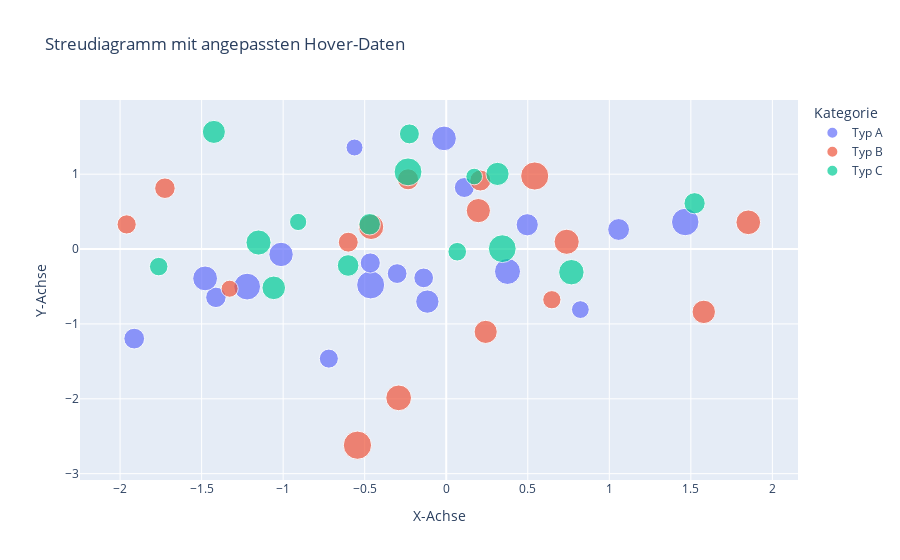

Notebook source saved alongside this figure:
### Markdown cell above
## Interaktive Funktionen in Plotly

Eine der größten Stärken von Plotly ist die integrierte Interaktivität. Anders als bei statischen Visualisierungsbibliotheken bietet Plotly von Haus aus zahlreiche interaktive Funktionen, die es Benutzern ermöglichen, mit Daten zu interagieren, sie zu erforschen und tiefer einzutauchen. In diesem Kapitel konzentrieren wir uns auf drei Hauptaspekte der Interaktivität:

1. **Hover-Daten**: Anzeige zusätzlicher Informationen beim Überfahren von Datenpunkten mit der Maus
2. **Filtern und Auswählen**: Dynamisches Ein- und Ausblenden von Daten basierend auf Benutzerinteraktionen
3. **Zoomen und Schwenken**: Navigation innerhalb der Visualisierung für detailliertere Betrachtungen

Diese interaktiven Funktionen machen Plotly besonders wertvoll für explorative Datenanalyse, Dashboards und interaktive Berichte.

## 1 Hover-Daten

### Was sind Hover-Daten?

Hover-Daten sind Informationen, die angezeigt werden, wenn Benutzer mit der Maus über einen Datenpunkt fahren. Diese Funktion ermöglicht es, zusätzliche Kontext- oder Detailinformationen anzuzeigen, ohne dass die Visualisierung überladen wirkt.

### Wie funktioniert die Anpassung von Hover-Daten in Plotly?

Plotly zeigt standardmäßig die x- und y-Werte beim Hovern an. Du kannst jedoch steuern, welche zusätzlichen Informationen angezeigt werden und wie diese formatiert sind. In Plotly Express kannst du dies mit folgenden Parametern tun:

- `hover_name`: Spalte für den Haupttitel im Hover-Tooltip
- `hover_data`: Liste von Spalten oder Dict, die im Hover-Tooltip angezeigt werden sollen
- `custom_data`: Zusätzliche Daten für benutzerdefinierte Hover-Templates
- `labels`: Dictionary zur Umbenennung von Spalten in der Hover-Anzeige
- `hover_template`: Vollständig benutzerdefiniertes Template für den Hover-Tooltip

Bei Verwendung von Graph Objects kannst du das Hover-Verhalten über die `hoverinfo` und `hovertemplate` Attribute steuern.

### Beispiel 1: Grundlegende Hover-Anpassung

### Code cell
import plotly.express as px
import pandas as pd
import numpy as np

# Daten erstellen
np.random.seed(42)
n = 50
x = np.random.normal(0, 1, n)
y = np.random.normal(0, 1, n)
größe = np.random.uniform(10, 30, n)
kategorien = np.random.choice(['Typ A', 'Typ B', 'Typ C'], n)
ids = [f'ID-{i:03d}' for i in range(n)]

df = pd.DataFrame({
    'x': x, 
    'y': y, 
    'Größe': größe,
    'Kategorie': kategorien,
    'ID': ids,
    'Wert': np.random.uniform(0, 100, n)
})

# Streudiagramm mit angepassten Hover-Daten
fig = px.scatter(
    df,
    x='x',
    y='y',
    size='Größe',
    color='Kategorie',
    hover_name='ID',  # Haupttitel im Hover-Tooltip
    hover_data=['Wert', 'Größe'],  # Zusätzliche Spalten für Hover
    title='Streudiagramm mit angepassten Hover-Daten',
    labels={'x': 'X-Achse', 'y': 'Y-Achse', 'Wert': 'Messwert (%)', 'Größe': 'Punktgröße'}
)

fig.show()

### Figure 1 — Plotly figure (JSON) as saved in the notebook; plotly's stock layout.template omitted (floating-point values rounded to 4 significant figures)
{"data": [{"customdata": [[65.76, 18.35], [56.83, 14.44], [79.48, 29.25], [50.26, 15.04], [49.25, 16.02], [72.25, 10.74], [28.08, 22.19], [17.71, 15.57], [94.05, 28.17], [92.83, 14.84], [96.67, 25.23], [85.11, 22.67], [16.95, 11.81], [55.68, 26.71], [14.01, 20.24], [51.83, 14.53], [87.74, 22.9], [74.08, 13.49], [70.25, 17.73]], "hovertemplate": "<b>%{hovertext}</b><br><br>Kategorie=Typ A<br>X-Achse=%{x}<br>Y-Achse=%{y}<br>Punktgröße=%{customdata[1]}<br>Messwert (%)=%{customdata[0]}<extra></extra>", "hovertext": ["ID-000", "ID-001", "ID-010", "ID-011", "ID-013", "ID-015", "ID-016", "ID-019", "ID-020", "ID-025", "ID-027", "ID-032", "ID-034", "ID-035", "ID-042", "ID-043", "ID-044", "ID-045", "ID-047"], "legendgroup": "Typ A", "marker": {"color": "#636efa", "size": [18.35, 14.44, 29.25, 15.04, 16.02, 10.74, 22.19, 15.57, 28.17, 14.84, 25.23, 22.67, 11.81, 26.71, 20.24, 14.53, 22.9, 13.49, 17.73], "sizemode": "area", "sizeref": 0.07428, "symbol": "circle"}, "mode": "markers", "name": "Typ A", "orientation": "v", "showlegend": true, "type": "scatter", "x": [0.4967, -0.1383, -0.4634, -0.4657, -1.913, -0.5623, -1.013, -1.412, 1.466, 0.1109, 0.3757, -0.0135, 0.8225, -1.221, -0.1156, -0.3011, -1.479, -0.7198, 1.057], "xaxis": "x", "y": [0.3241, -0.3851, -0.4792, -0.1857, -1.196, 1.356, -0.07201, -0.6451, 0.3614, 0.8219, -0.299, 1.478, -0.8085, -0.5018, -0.7021, -0.3277, -0.3921, -1.464, 0.2611], "yaxis": "y"}, {"customdata": [[9.367, 12.4], [24.4, 16.46], [97.3, 20.38], [63.11, 29.44], [57.69, 19.94], [19.52, 15.7], [1.546, 29.71], [96.36, 14.75], [85.3, 24.56], [38.51, 22.65], [93.62, 16.42], [69.6, 13.73], [57.01, 10.82], [9.718, 21.82], [61.5, 23.55], [69.7, 23.82]], "hovertemplate": "<b>%{hovertext}</b><br><br>Kategorie=Typ B<br>X-Achse=%{x}<br>Y-Achse=%{y}<br>Punktgröße=%{customdata[1]}<br>Messwert (%)=%{customdata[0]}<extra></extra>", "hovertext": ["ID-002", "ID-005", "ID-006", "ID-009", "ID-012", "ID-014", "ID-024", "ID-028", "ID-029", "ID-031", "ID-036", "ID-037", "ID-038", "ID-039", "ID-040", "ID-046"], "legendgroup": "Typ B", "marker": {"color": "#EF553B", "size": [12.4, 16.46, 20.38, 29.44, 19.94, 15.7, 29.71, 14.75, 24.56, 22.65, 16.42, 13.73, 10.82, 21.82, 23.55, 23.82], "sizemode": "area", "sizeref": 0.07428, "symbol": "circle"}, "mode": "markers", "name": "Typ B", "orientation": "v", "showlegend": true, "type": "scatter", "x": [0.6477, -0.2341, 1.579, 0.5426, 0.242, -1.725, -0.5444, -0.6006, -0.2917, 1.852, 0.2089, -1.96, -1.328, 0.1969, 0.7385, -0.4606], "xaxis": "x", "y": [-0.6769, 0.9313, -0.8392, 0.9755, -1.106, 0.8125, -2.62, 0.09176, -1.988, 0.3571, 0.9154, 0.3288, -0.5298, 0.5133, 0.09708, 0.2961], "yaxis": "y"}, {"customdata": [[36.77, 16.75], [26.52, 28.86], [39.31, 24.06], [89.2, 17.27], [2.432, 20.05], [64.55, 11.03], [95.39, 14.79], [91.49, 12.9], [37.02, 19.79], [42.82, 23.44], [29.44, 17.36], [31.69, 20.72], [99.01, 10.33], [35.95, 28.73], [29.36, 12.75]], "hovertemplate": "<b>%{hovertext}</b><br><br>Kategorie=Typ C<br>X-Achse=%{x}<br>Y-Achse=%{y}<br>Punktgröße=%{customdata[1]}<br>Messwert (%)=%{customdata[0]}<extra></extra>", "hovertext": ["ID-003", "ID-004", "ID-007", "ID-008", "ID-017", "ID-018", "ID-021", "ID-022", "ID-023", "ID-026", "ID-030", "ID-033", "ID-041", "ID-048", "ID-049"], "legendgroup": "Typ C", "marker": {"color": "#00cc96", "size": [16.75, 28.86, 24.06, 17.27, 20.05, 11.03, 14.79, 12.9, 19.79, 23.44, 17.36, 20.72, 10.33, 28.73, 12.75], "sizemode": "area", "sizeref": 0.07428, "symbol": "circle"}, "mode": "markers", "name": "Typ C", "orientation": "v", "showlegend": true, "type": "scatter", "x": [1.523, -0.2342, 0.7674, -0.4695, 0.3142, -0.908, -0.2258, 0.06753, -1.425, -1.151, -0.6017, -1.058, 0.1714, 0.3436, -1.763], "xaxis": "x", "y": [0.6117, 1.031, -0.3092, 0.3313, 1.004, 0.3616, 1.538, -0.03583, 1.565, 0.08705, -0.2197, -0.5183, 0.9686, 0.005113, -0.2346], "yaxis": "y"}], "layout": {"legend": {"itemsizing": "constant", "title": {"text": "Kategorie"}, "tracegroupgap": 0}, "title": {"text": "Streudiagramm mit angepassten Hover-Daten"}, "xaxis": {"anchor": "y", "domain": [0, 1], "title": {"text": "X-Achse"}}, "yaxis": {"anchor": "x", "domain": [0, 1], "title": {"text": "Y-Achse"}}}}
